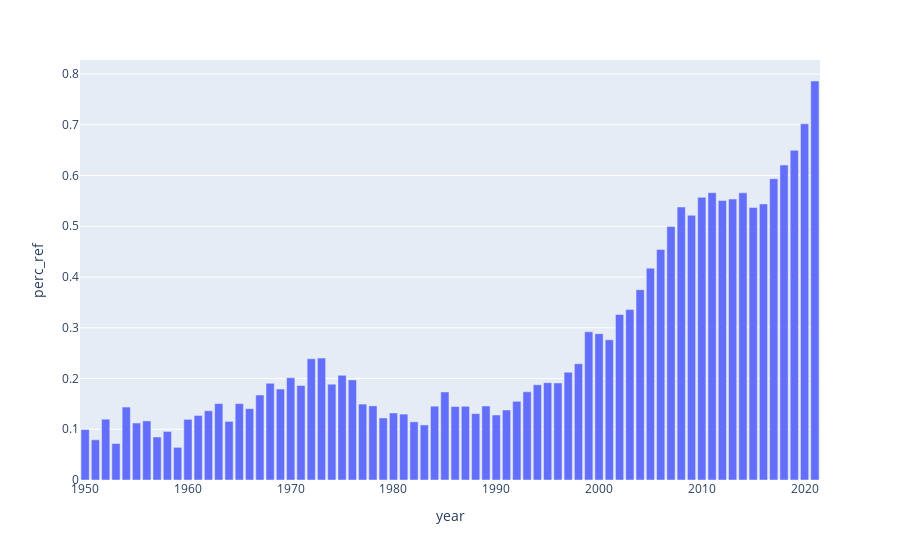

Source (notebook cell):
### Code cell
frame = frame.apply(lambda x: pd.to_numeric(x, errors='coerce'))
frame = frame[(frame.year >= 1950)&(frame.year < 2022)]
frame = frame.groupby('year').sum()
frame['perc_ref'] = (frame['reference']/frame['on-crossref'])
fig = px.bar(frame,x=frame.index,y='perc_ref')
fig.show()

### Figure 1 — Plotly figure (JSON) as saved in the notebook; plotly's stock layout.template omitted (floating-point values rounded to 4 significant figures)
{"data": [{"alignmentgroup": "True", "hovertemplate": "year=%{x}<br>perc_ref=%{y}<extra></extra>", "legendgroup": "", "marker": {"color": "#636efa", "pattern": {"shape": ""}}, "name": "", "offsetgroup": "", "orientation": "v", "showlegend": false, "textposition": "auto", "type": "bar", "x": [1950, 1951, 1952, 1953, 1954, 1955, 1956, 1957, 1958, 1959, 1960, 1961, 1962, 1963, 1964, 1965, 1966, 1967, 1968, 1969, 1970, 1971, 1972, 1973, 1974, 1975, 1976, 1977, 1978, 1979, 1980, 1981, 1982, 1983, 1984, 1985, 1986, 1987, 1988, 1989, 1990, 1991, 1992, 1993, 1994, 1995, 1996, 1997, 1998, 1999, 2000, 2001, 2002, 2003, 2004, 2005, 2006, 2007, 2008, 2009, 2010, 2011, 2012, 2013, 2014, 2015, 2016, 2017, 2018, 2019, 2020, 2021], "xaxis": "x", "y": [0.09935, 0.07921, 0.1198, 0.07184, 0.1438, 0.1123, 0.1165, 0.08472, 0.09565, 0.06428, 0.1195, 0.1272, 0.1364, 0.1506, 0.1155, 0.1505, 0.1406, 0.1675, 0.1905, 0.1792, 0.2015, 0.1863, 0.2388, 0.2402, 0.1889, 0.2063, 0.1973, 0.1496, 0.1461, 0.1223, 0.1321, 0.1298, 0.1147, 0.1085, 0.1454, 0.1735, 0.1448, 0.1453, 0.1307, 0.1458, 0.1281, 0.1379, 0.1551, 0.1739, 0.1876, 0.1919, 0.1913, 0.2124, 0.2291, 0.2919, 0.2884, 0.2763, 0.3261, 0.3358, 0.3749, 0.4175, 0.454, 0.4995, 0.5379, 0.5217, 0.557, 0.5662, 0.5508, 0.5536, 0.5658, 0.537, 0.5441, 0.5937, 0.6206, 0.6496, 0.7018, 0.7863], "yaxis": "y"}], "layout": {"barmode": "relative", "legend": {"tracegroupgap": 0}, "margin": {"t": 60}, "xaxis": {"anchor": "y", "domain": [0, 1], "title": {"text": "year"}}, "yaxis": {"anchor": "x", "domain": [0, 1], "title": {"text": "perc_ref"}}}}
